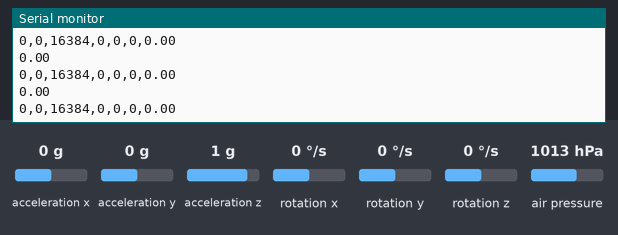
Bench run of a sketch on a simulated Arduino Uno, built with avr-gcc and run on an emulated ATmega328P. On the bench: the last lines printed to the serial monitor. Wiring (inferred from the names in the program): MPU-6050 motion sensor at I2C address 0x68. The test bench sets the inputs (shaded band); at power-on: acceleration x 0 g, acceleration y 0 g, rotation x 0 °/s, air pressure 1013 hPa, rotation y 0 °/s, rotation z 0 °/s, acceleration z 1 g. No radio packets arrive unless stated.

Above: at 1.2 s.
1.3 s: acceleration x set to -1.4 g
At 1.8 s:
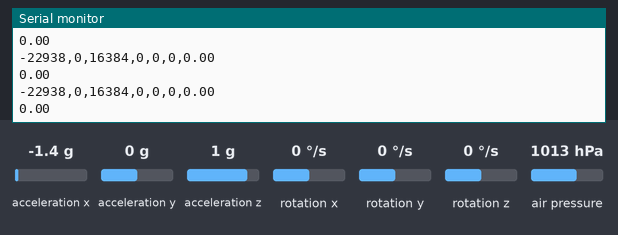
2.8 s: acceleration y set to -1.4 g
At 3.6 s:
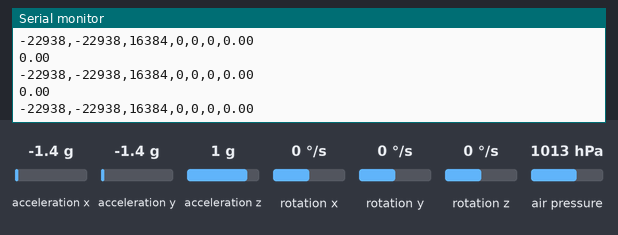
5.8 s: rotation x set to -192 °/s
At 6.4 s:
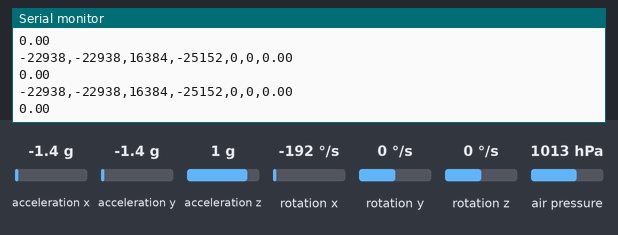
8.8 s: air pressure set to 952 hPa
At 9.3 s:
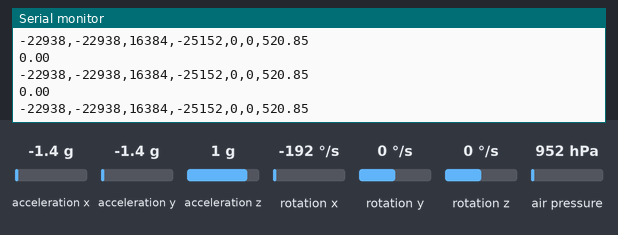
11.8 s: rotation y set to -192 °/s
At 12.5 s:
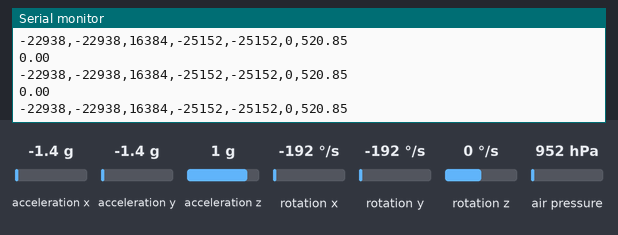
14.8 s: rotation z set to -192 °/s
At 15.8 s:
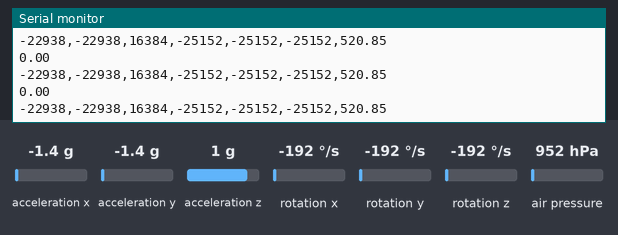

The sketch:

A_TX.ino
```cpp
// Código A_TX_2 (Móvil - Cohete)

#include <SPI.h>
#include <Wire.h>
#include <Adafruit_Sensor.h>
#include <Adafruit_BMP280.h>
#include <RF24.h>

RF24 radio(8,10); // CE, CSN
const byte address[6] = "00001";

Adafruit_BMP280 bmp;

float TEMPERATURA, ALTITUD;
float PRESION, P0;

const int MPU_addr=0x68;  // Direccion del sensor MPU6050 en el bus I2C
int16_t AcX,AcY,AcZ,Tmp,GyX,GyY,GyZ;

void setup()
{
  Serial.begin(9600);  // Inicializar la comunicación serial a 9600 baudios
  Serial.println("Iniciando...");
  Wire.begin();        // Inicializar el bus I2C
  Wire.beginTransmission(MPU_addr);
  Wire.write(0x6B);     // PWR_MGMT_1 register
  Wire.write(0);        // Setear en 0 para activar el sensor
  Wire.endTransmission(true);

  radio.begin();
  radio.openWritingPipe(address);
  radio.setChannel(90);
  radio.setDataRate(RF24_250KBPS);
  radio.setPALevel(RF24_PA_MIN);
  /*pinMode(7, OUTPUT); // establecer el pin del LED como salida
  digitalWrite(7, HIGH); // encender el
  pinMode(6, OUTPUT); // establecer el pin del LED como salida
  digitalWrite(6, HIGH); // encender el LED*/

  if (!bmp.begin()){
    Serial.println("BMP280 no encontrado !");
    while (1);
  }
  P0 = bmp.readPressure()/100;
}

void loop()
{
  Wire.beginTransmission(MPU_addr); // Iniciar la comunicación con el MPU6050
  Wire.write(0x3B);                 // Direccion del registro donde comienza la lectura
  Wire.endTransmission(false);
  Wire.requestFrom(MPU_addr,14,true); // Leer 14 bytes de datos

  AcX=Wire.read()<<8|Wire.read();   // Leer los valores del acelerometro
  AcY=Wire.read()<<8|Wire.read();
  AcZ=Wire.read()<<8|Wire.read();
  Tmp=Wire.read()<<8|Wire.read();   // Leer el valor de la temperatura
  GyX=Wire.read()<<8|Wire.read();   // Leer los valores del giroscopio
  GyY=Wire.read()<<8|Wire.read();
  GyZ=Wire.read()<<8|Wire.read();

  ALTITUD = bmp.readAltitude(P0);


  float datos[7] = {AcX, AcY, AcZ, GyX, GyY, GyZ, ALTITUD};
  radio.write(datos, sizeof(datos));
  Serial.println(datos[7]);

  Serial.print(AcX); Serial.print(","); Serial.print(AcY); Serial.print(","); Serial.print(AcZ); Serial.print(",");
  Serial.print(GyX); Serial.print(","); Serial.print(GyY); Serial.print(","); Serial.print(GyZ); Serial.print(",");
  Serial.println(ALTITUD);

  delay(50); // Esperar 50 milisegundos antes de tomar otra muestra
}
```

Measured:
- after the input at 1.3 s, the serial monitor: prints a new line after 0.06 s (image 1)
- after the input at 2.8 s, the serial monitor: prints a new line after 0.07 s (image 2)
- after the input at 5.8 s, the serial monitor: prints a new line at once (image 3)
- after the input at 8.8 s, the serial monitor: prints a new line at once (image 4)
- after the input at 11.8 s, the serial monitor: prints a new line at once (image 5)
- after the input at 14.8 s, the serial monitor: prints a new line after 0.05 s (image 6)
